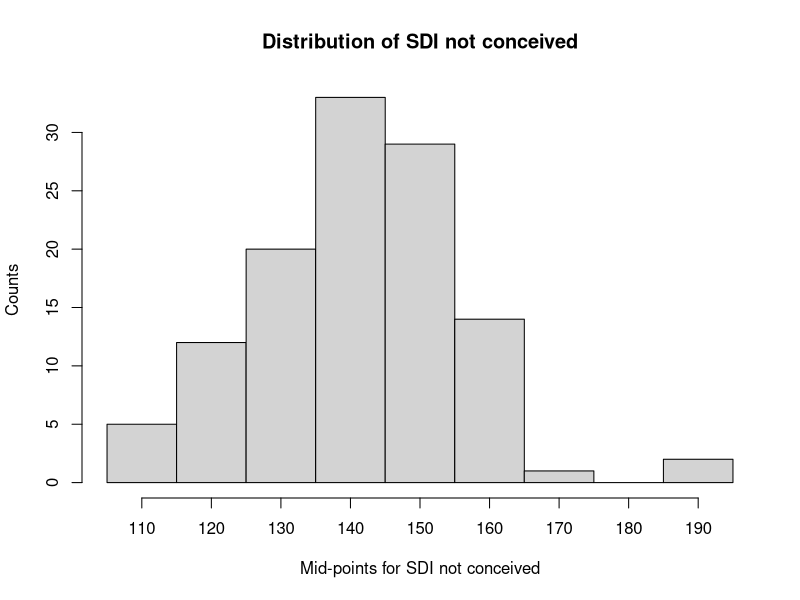

Generate this figure with R:
# Histogram (text-based): the StatsDirect help example (Aziz et al. 1996, the
# sperm deformity index of 116 men whose partners did not conceive; the test
# workbook's Graphics worksheet column "SDI not conceived") in R
# The data are read from sdi_not_conceived.csv: that column of the Graphics
# worksheet of the StatsDirect test workbook, saved with its heading as a csv file
# in R's working directory.
sdi <- read.csv("sdi_not_conceived.csv")[[1]]
cat("n =", length(sdi), "  range", min(sdi), "to", max(sdi), "\n")

# StatsDirect chose nine bins of width 10 with "neat" mid-points 110 to 190, so
# the bin edges are 105, 115, ..., 195. A value equal to a bin's upper limit is
# counted in that bin, which is hist()'s default (right = TRUE), and a value on the
# lowest edge would go into the first bin (include.lowest = TRUE, also the default).
edges <- seq(105, 195, by = 10)
h <- hist(sdi, breaks = edges, plot = FALSE)
print(data.frame(mid_point = h$mids, count = h$counts))

# The text histogram as StatsDirect prints it: the highest bin first, its count at
# the left, then the mid-point and a bar of "=" signs. The bars are on the scale of
# the count ruler drawn beneath them, which ends at a neat value above the largest
# count (35 here, which pretty() also gives; for other data the two may differ),
# and the full width of 60 characters stands for that value
ruler <- pretty(c(0, max(h$counts)))
bar <- strrep("=", round(h$counts / max(ruler) * 60))
# a bin with a count too small for one sign is marked with a colon
bar[h$counts > 0 & bar == ""] <- ":"
cat("Distribution of SDI not conceived\n")
cat("Counts     Mid-points\n")
for (i in rev(seq_along(h$mids)))
  cat(formatC(h$counts[i], width = -6), "|", formatC(h$mids[i], width = 4), bar[i],
      "\n")
cat("Count ruler:", ruler, "\n")
cat("Mid-points for SDI not conceived\n")

# The same bins drawn as an ordinary histogram, labelled at the bin mid-points
plot(h, main = "Distribution of SDI not conceived", ylab = "Counts",
     xlab = "Mid-points for SDI not conceived", xaxt = "n")
axis(1, at = h$mids)
